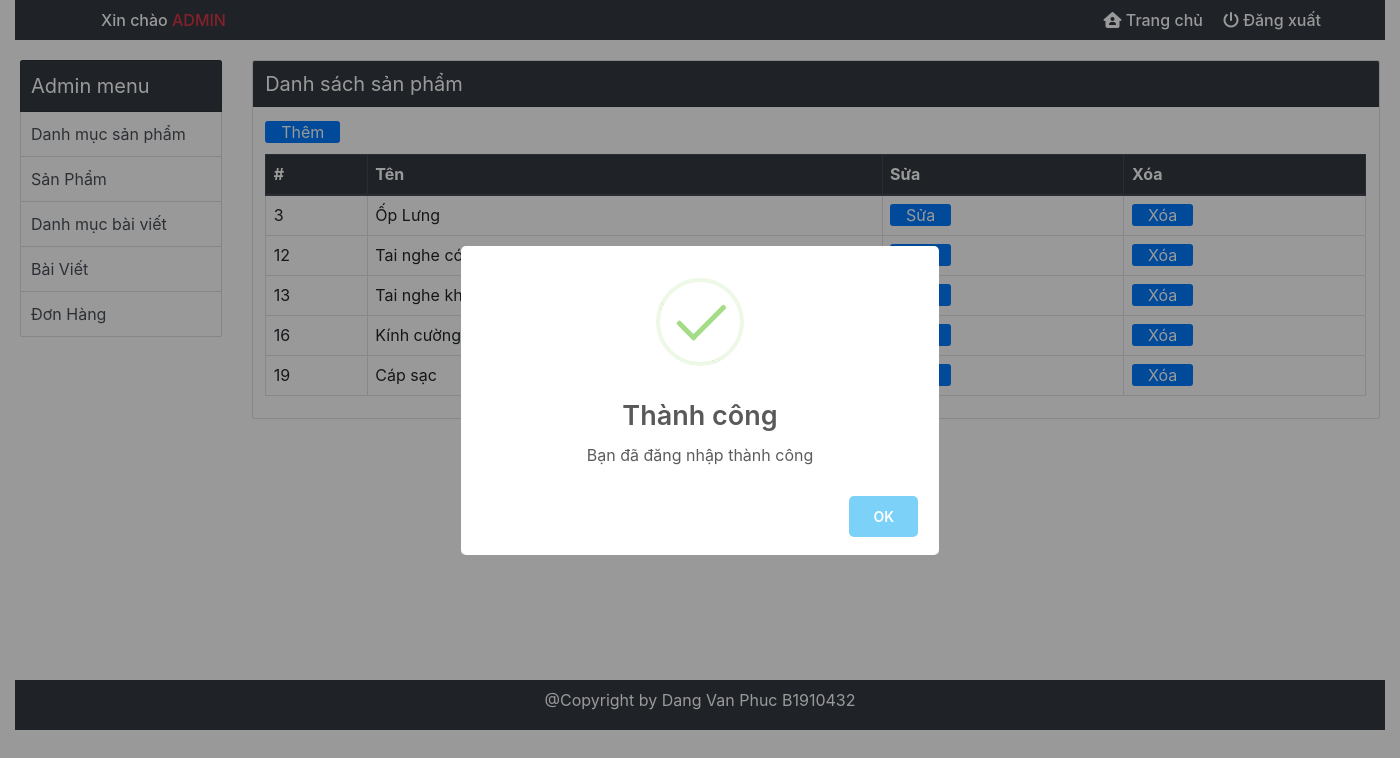
The page /admin/root/index.php (signed in) on the database its author committed.
### tables this page shows
CREATE TABLE `product_category` (
  `id` int NOT NULL,
  `name` varchar(200) NOT NULL
);

### admin/modules/productCategory/index.php (the view)
<?php
	$sql = "select * from product_category";
	$result = mysqli_query($connect,$sql);
 ?>
<div class="card rounded">
	<div class="card-header font-20 bg-dark text-white">
		Danh sách sản phẩm
	</div>
	<div class="card-body font-16">
		<a href="?controller=productCategory&action=create" class="btn__common text-decoration-none btn-primary">Thêm</a>
		<table class="table table-bordered mt-3">
			<thead class="thead-dark">
				<tr>
				  <th>#</th>
			      <th>Tên</th>
			      <th>Sửa</th>
			      <th>Xóa</th>
				</tr>
			</thead>
			<tbody>
				<?php foreach ($result as $each): ?>
				<tr>
					<td><?php echo $each['id'] ?></td>
					<td><?php echo $each['name'] ?></td>
					<td>
						<a href="?controller=productCategory&action=edit&id=<?php echo $each['id'] ?>" class="btn__common btn-primary text-decoration-none">Sửa</a>
					</td>
					<td>
						<a href="../modules/productCategory/process.php?id=<?php echo $each['id']?>" class="btn__common btn-primary text-decoration-none">Xóa</a>
					</td>
				</tr>
				<?php endforeach ?>
			</tbody>
		</table>
	</div>
</div>

### admin/root/css/style.css (style rules this page uses)
* { padding: 0; margin: 0; box-sizing: border-box; text-decoration: none; }
html { font-size:62.5%; }
.btn__common { color: white; width: 60px; font-size: 1.6rem; height: 32px; padding: 1px 16px; border-radius: 3px }
.font-20 { font-size: 2rem !important; }
.font-16 { font-size: 1.6rem !important; }

### rows shown on the page
product_category: id "3", name "Ốp Lưng"
product_category: id "12", name "Tai nghe có dây"
product_category: id "13", name "Tai nghe không dây"
product_category: id "16", name "Kính cường lực"
product_category: id "19", name "Cáp sạc"

### other values the page prints
$_SESSION['username'] "ADMIN"
